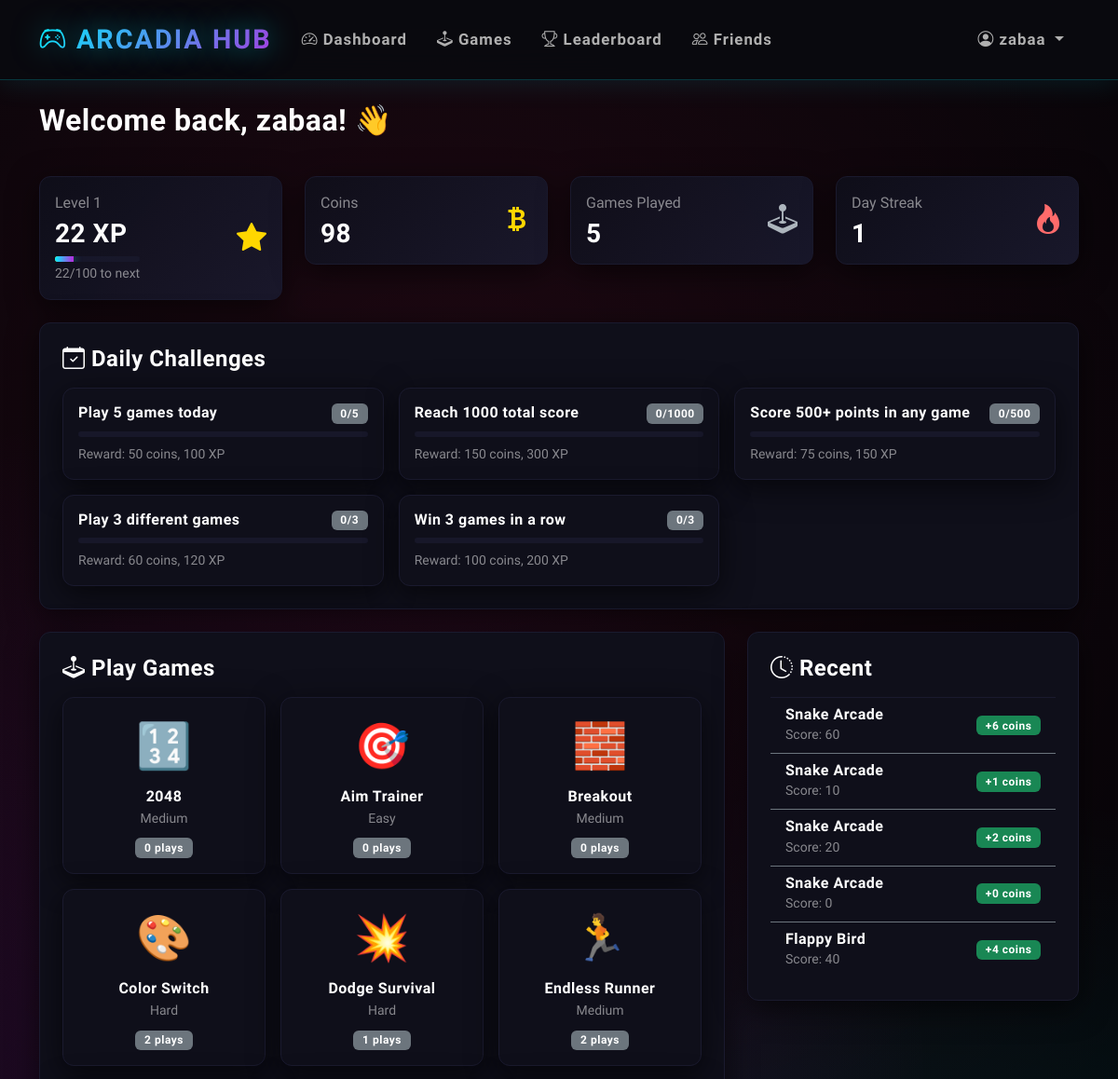
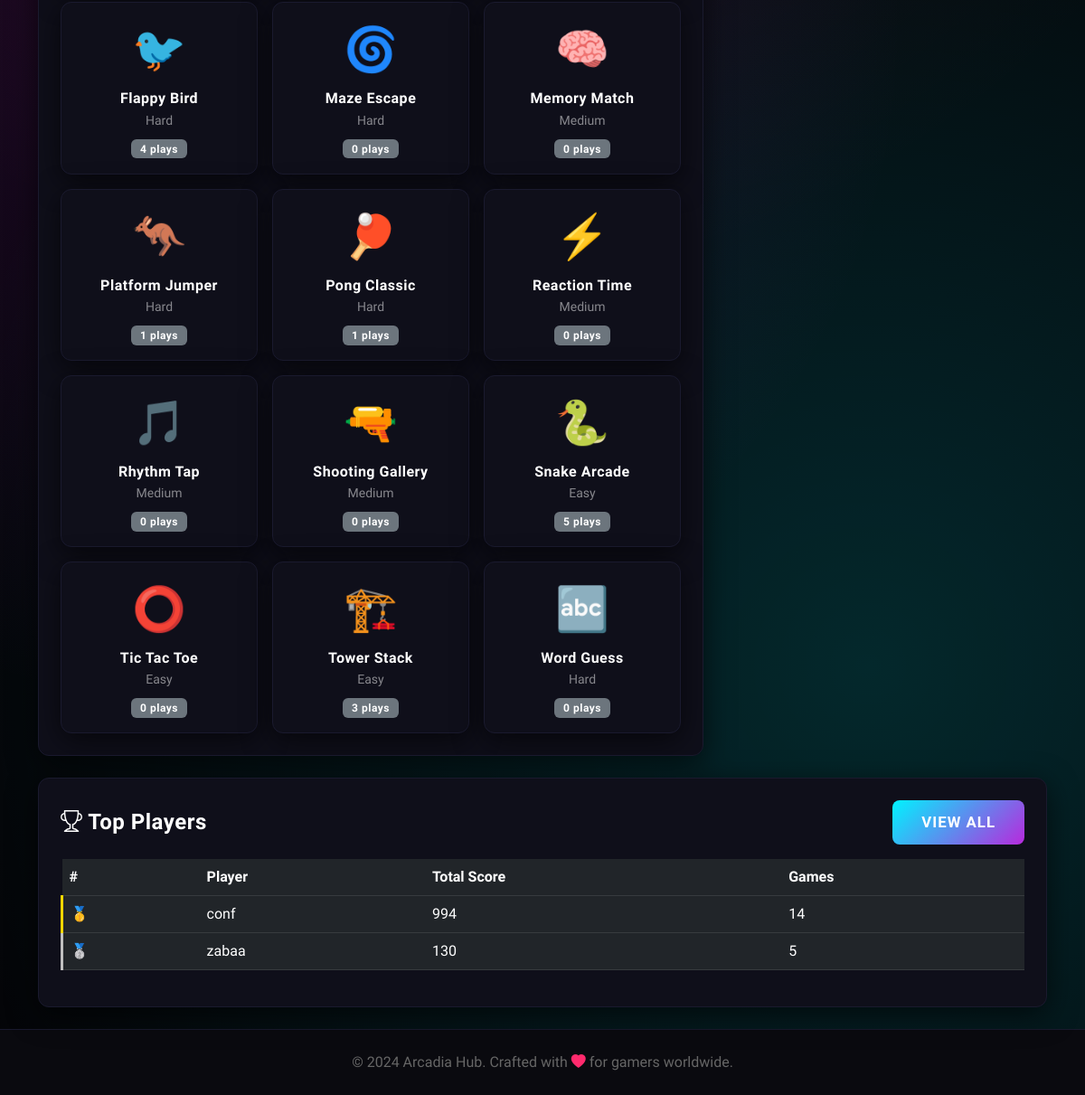
The app's page /dashboard (signed in) with its own data (2 pictures, top to bottom).
### tables this page shows
CREATE TABLE users (user_id INTEGER PRIMARY KEY AUTOINCREMENT, username TEXT UNIQUE NOT NULL, password_hash TEXT NOT NULL, email TEXT UNIQUE NOT NULL, created_at TIMESTAMP DEFAULT CURRENT_TIMESTAMP, last_login DATE, streak INTEGER DEFAULT 0, coins INTEGER DEFAULT 100, total_games_played INTEGER DEFAULT 0, total_score INTEGER DEFAULT 0, avatar_config TEXT, settings_config TEXT DEFAULT '{"theme": "dark", "sound": true, "notifications": true}', xp INTEGER DEFAULT 0, player_level INTEGER DEFAULT 1);

CREATE TABLE daily_challenges (challenge_id INTEGER PRIMARY KEY AUTOINCREMENT, challenge_type TEXT NOT NULL, description TEXT NOT NULL, target_value INTEGER NOT NULL, reward_coins INTEGER NOT NULL, reward_xp INTEGER NOT NULL, date DATE NOT NULL, UNIQUE(date, challenge_type));

CREATE TABLE games (game_id INTEGER PRIMARY KEY AUTOINCREMENT, game_key TEXT UNIQUE NOT NULL, name TEXT NOT NULL, category TEXT, difficulty TEXT, play_count INTEGER DEFAULT 0, icon TEXT, color TEXT);

CREATE TABLE scores (score_id INTEGER PRIMARY KEY AUTOINCREMENT, user_id INTEGER NOT NULL, game_key TEXT NOT NULL, score INTEGER NOT NULL, play_time INTEGER DEFAULT 0, achieved_at TIMESTAMP DEFAULT CURRENT_TIMESTAMP, FOREIGN KEY(user_id) REFERENCES users(user_id) ON DELETE CASCADE, FOREIGN KEY(game_key) REFERENCES games(game_key) ON DELETE CASCADE);

### app.py (the view)
@app.route('/dashboard')
@login_required
def dashboard():
    user = db.fetch_one("SELECT * FROM users WHERE user_id = ?", (session['user_id'],))
    recent_scores = db.fetch_all("SELECT s.*, g.name as game_name FROM scores s JOIN games g ON s.game_key = g.game_key WHERE s.user_id = ? ORDER BY s.achieved_at DESC LIMIT 10", (session['user_id'],))
    leaderboard = db.fetch_all("SELECT u.username, SUM(s.score) as total_score, COUNT(s.score_id) as games_played FROM scores s JOIN users u ON s.user_id = u.user_id GROUP BY s.user_id ORDER BY total_score DESC LIMIT 10")
    games = db.fetch_all("SELECT * FROM games ORDER BY name")
    generate_daily_challenges()
    today = datetime.now().date()
    challenges = db.fetch_all("SELECT dc.*, COALESCE(cp.current_value, 0) as current_value, cp.completed FROM daily_challenges dc LEFT JOIN challenge_progress cp ON dc.challenge_id = cp.challenge_id AND cp.user_id = ? WHERE dc.date = ?", (session['user_id'], today.strftime('%Y-%m-%d')))
    current_level, xp_current, xp_needed = calculate_level(user['xp'])
    xp_progress = ((user['xp'] - xp_current) / xp_needed * 100) if xp_needed > 0 else 0
    achievements = db.fetch_all("SELECT * FROM achievements WHERE user_id = ? ORDER BY achieved_at DESC LIMIT 5", (session['user_id'],))
    return render_template('dashboard.html',
                          user=user,
                          recent_scores=recent_scores,
                          leaderboard=leaderboard,
                          games=games,
                          challenges=challenges,
                          current_level=current_level,
                          xp_progress=xp_progress,
                          xp_current=user['xp'] - xp_current,
                          xp_needed=xp_needed,
                          achievements=achievements)

### templates/dashboard.html (shortened to what this page needs)
{% extends "base.html" %}
{% block content %}
<div class="row mb-4">
    <div class="col-md-12">
        <h2 class="text-white mb-3">
            Welcome back, {{ user.username }}! 👋
        </h2>
    </div>
</div>
<div class="row g-4 mb-4">
    <div class="col-md-3">
        <div class="card stat-card p-3">
            <div class="d-flex justify-content-between align-items-center">
                <div>
                    <p class="text-white-50 mb-1">Level {{ current_level }}</p>
                    <h3 class="text-white mb-0">{{ user.xp }} XP</h3>
                    <div class="progress mt-2" style="height: 6px;">
                        <div class="progress-bar bg-warning" style="width: {{ xp_progress }}%"></div>
                    </div>
                    <small class="text-white-50">{{ xp_current }}/{{ xp_needed }} to next</small>
                </div>
                <i class="bi bi-star-fill" style="font-size: 2rem; color: #ffd700;"></i>
            </div>
        </div>
    </div>
    <div class="col-md-3">
        <div class="card stat-card p-3" style="border-left-color: var(--success-color);">
            <div class="d-flex justify-content-between align-items-center">
                <div>
                    <p class="text-white-50 mb-1">Coins</p>
                    <h3 class="text-white mb-0">{{ user.coins }}</h3>
                </div>
                <i class="bi bi-currency-bitcoin" style="font-size: 2rem; color: #ffd700;"></i>
            </div>
        </div>
    </div>
    <div class="col-md-3">
        <div class="card stat-card p-3" style="border-left-color: var(--accent-secondary);">
            <div class="d-flex justify-content-between align-items-center">
                <div>
                    <p class="text-white-50 mb-1">Games Played</p>
                    <h3 class="text-white mb-0">{{ user.total_games_played }}</h3>
                </div>
                <i class="bi bi-joystick" style="font-size: 2rem; color: var(--success-color);"></i>
            </div>
        </div>
    </div>
    <div class="col-md-3">
        <div class="card stat-card p-3" style="border-left-color: #ff6b6b;">
            <div class="d-flex justify-content-between align-items-center">
                <div>
                    <p class="text-white-50 mb-1">Day Streak</p>
                    <h3 class="text-white mb-0">{{ user.streak }}</h3>
                </div>
                <i class="bi bi-fire" style="font-size: 2rem; color: #ff6b6b;"></i>
            </div>
        </div>
    </div>
</div>
{% if challenges %}
<div class="row g-4 mb-4">
    <div class="col-md-12">
        <div class="card p-4">
            <h4 class="text-white mb-3"><i class="bi bi-calendar-check"></i> Daily Challenges</h4>
            <div class="row g-3">
                {% for challenge in challenges %}
                <div class="col-md-4 col-sm-6">
                    <div class="card bg-dark {% if challenge.completed %}border-success{% else %}border-secondary{% endif %} p-3">
                        <div class="d-flex justify-content-between align-items-start mb-2">
                            <h6 class="text-white mb-0">{{ challenge.description }}</h6>
                            {% if challenge.completed %}
                            <span class="badge bg-success">✓</span>
                            {% else %}
                            <span class="badge bg-secondary">{{ challenge.current_value }}/{{ challenge.target_value }}</span>
                            {% endif %}
                        </div>
                        <div class="progress mb-2" style="height: 6px;">
                            {% set progress = (challenge.current_value / challenge.target_value * 100)|int %}
                        </div>
                        <small class="text-white-50">Reward: {{ challenge.reward_coins }} coins, {{ challenge.reward_xp }} XP</small>
                    </div>
                </div>
                {% endfor %}
            </div>
        </div>
    </div>
</div>
{% endif %}
<div class="row g-4 mb-4">
    <div class="col-md-8">
        <div class="card p-4">
            <h4 class="text-white mb-3"><i class="bi bi-joystick"></i> Play Games</h4>
            <div class="row g-3">
                {% for game in games %}
                <div class="col-md-4 col-sm-6">
                    <a href="{{ url_for('play_game', game_key=game.game_key) }}"
                       class="text-decoration-none">
                        <div class="card game-card h-100 p-3 text-center">
                            <div style="font-size: 3rem;" class="mb-2">{{ game.icon }}</div>
                            <h6 class="text-white mb-1">{{ game.name }}</h6>
                            <small class="text-white-50">{{ game.difficulty }}</small>
                            <div class="mt-2">
                                <span class="badge bg-secondary">{{ game.play_count }} plays</span>
                            </div>
                        </div>
                    </a>
                </div>
                {% endfor %}
            </div>
        </div>
    </div>
    <div class="col-md-4">
        <div class="card p-4">
            <h4 class="text-white mb-3"><i class="bi bi-clock-history"></i> Recent</h4>
            {% if recent_scores %}
            <div class="list-group list-group-flush">
                {% for score in recent_scores[:5] %}
                <div class="list-group-item bg-transparent text-white border-secondary">
                    <div class="d-flex justify-content-between align-items-center">
                        <div>
                            <h6 class="mb-0">{{ score.game_name }}</h6>
                            <small class="text-white-50">Score: {{ score.score }}</small>
                        </div>
                        <span class="badge bg-success">+{{ (score.score / 10)|int|default(1) }} coins</span>
                    </div>
                </div>
                {% endfor %}
            </div>
            {% else %}
            <p class="text-white-50 text-center">No recent games</p>
            {% endif %}
        </div>
    </div>
</div>
<div class="row">
    <div class="col-md-12">
        <div class="card p-4">
            <div class="d-flex justify-content-between align-items-center mb-3">
                <h4 class="text-white mb-0"><i class="bi bi-trophy"></i> Top Players</h4>
                <a href="{{ url_for('leaderboard') }}" class="btn btn-accent btn-sm">View All</a>
            </div>
            <div class="table-responsive">
                <table class="table table-dark table-hover">
                    <thead>
                        <tr>
                            <th class="text-white">#</th>
                            <th class="text-white">Player</th>
                            <th class="text-white">Total Score</th>
                            <th class="text-white">Games</th>
                        </tr>
                    </thead>
                    <tbody>
                        {% for player in leaderboard[:5] %}
                        <tr class="{% if loop.index <= 3 %}leaderboard-item{% endif %}">
                            <td class="text-white">
                                {% if loop.index == 1 %}🥇{% elif loop.index == 2 %}🥈{% elif loop.index == 3 %}🥉{% else %}#{{ loop.index }}{% endif %}
                            </td>
                            <td class="text-white">{{ player.username }}</td>
                            <td class="text-white">{{ player.total_score }}</td>
                            <td class="text-white">{{ player.games_played }}</td>
                        </tr>
                        {% endfor %}
                    </tbody>
                </table>
            </div>
        </div>
    </div>
</div>
{% endblock %}

### templates/base.html (shortened to what this page needs)
<!DOCTYPE html>
<html lang="en" data-bs-theme="dark">
<head>
    <link href="https://cdn.jsdelivr.net/npm/bootstrap@5.3.0/dist/css/bootstrap.min.css" rel="stylesheet">
    <link rel="stylesheet" href="https://cdn.jsdelivr.net/npm/bootstrap-icons@1.10.0/font/bootstrap-icons.css">
</head>
<body>
    <nav class="navbar navbar-expand-lg navbar-dark sticky-top">
        <div class="container">
            <a class="navbar-brand" href="{{ url_for('dashboard') }}">
                <i class="bi bi-controller"></i> ARCADIA HUB
            </a>
            {% if session.user_id %}
            <div class="collapse navbar-collapse" id="navbarNav">
                <ul class="navbar-nav me-auto">
                    <li class="nav-item">
                        <a class="nav-link" href="{{ url_for('dashboard') }}">
                            <i class="bi bi-speedometer2"></i> Dashboard
                        </a>
                    </li>
                    <li class="nav-item">
                        <a class="nav-link" href="{{ url_for('games') }}">
                            <i class="bi bi-joystick"></i> Games
                        </a>
                    </li>
                    <li class="nav-item">
                        <a class="nav-link" href="{{ url_for('leaderboard') }}">
                            <i class="bi bi-trophy"></i> Leaderboard
                        </a>
                    </li>
                    <li class="nav-item">
                        <a class="nav-link" href="{{ url_for('friends') }}">
                            <i class="bi bi-people"></i> Friends
                        </a>
                    </li>
                </ul>
                <ul class="navbar-nav">
                    <li class="nav-item dropdown">
                        <a class="nav-link dropdown-toggle" href="#" role="button" data-bs-toggle="dropdown">
                            <i class="bi bi-person-circle"></i> {{ session.username }}
                        </a>
                    </li>
                </ul>
            </div>
            {% endif %}
        </div>
    </nav>
    <main class="py-4">
        <div class="container">
            {% block content %}{% endblock %}
        </div>
    </main>
    <footer class="py-4 mt-auto">
        <div class="container text-center">
            <p class="mb-0" style="color: #666;">
                &copy; 2024 Arcadia Hub. Crafted with <i class="bi bi-heart-fill" style="color: var(--neon-pink);"></i> for gamers worldwide.
            </p>
        </div>
    </footer>
</body>
</html>

### records on screen
users: username "zabaa", xp "22", coins "98", total_games_played "5", streak "1", total_score "130", games_played "5"
daily_challenges: description "Play 5 games today", current_value "0", target_value "5", reward_coins "50", reward_xp "100"
daily_challenges: description "Reach 1000 total score", current_value "0", target_value "1000", reward_coins "150", reward_xp "300"
daily_challenges: description "Score 500+ points in any game", current_value "0", target_value "500", reward_coins "75", reward_xp "150"
daily_challenges: description "Play 3 different games", current_value "0", target_value "3", reward_coins "60", reward_xp "120"
daily_challenges: description "Win 3 games in a row", current_value "0", target_value "3", reward_coins "100", reward_xp "200"
games: icon "🔢", name "2048", difficulty "Medium", play_count "0"
games: icon "🎯", name "Aim Trainer", difficulty "Easy", play_count "0"
games: icon "🧱", name "Breakout", difficulty "Medium", play_count "0"
games: icon "🎨", name "Color Switch", difficulty "Hard", play_count "2"
games: icon "💥", name "Dodge Survival", difficulty "Hard", play_count "1"
games: icon "🏃", name "Endless Runner", difficulty "Medium", play_count "2"
games: icon "🐦", name "Flappy Bird", difficulty "Hard", play_count "4"
games: icon "🌀", name "Maze Escape", difficulty "Hard", play_count "0"
games: icon "🧠", name "Memory Match", difficulty "Medium", play_count "0"
games: icon "🦘", name "Platform Jumper", difficulty "Hard", play_count "1"
games: icon "🏓", name "Pong Classic", difficulty "Hard", play_count "1"
games: icon "⚡", name "Reaction Time", difficulty "Medium", play_count "0"
games: icon "🎵", name "Rhythm Tap", difficulty "Medium", play_count "0"
games: icon "🔫", name "Shooting Gallery", difficulty "Medium", play_count "0"
games: icon "🐍", name "Snake Arcade", difficulty "Easy", play_count "5"
games: icon "⭕", name "Tic Tac Toe", difficulty "Easy", play_count "0"
games: icon "🏗️", name "Tower Stack", difficulty "Easy", play_count "3"
games: icon "🔤", name "Word Guess", difficulty "Hard", play_count "0"
scores: game_name "Snake Arcade", score "60", (score.score/10)|int|default(1) "6"
scores: game_name "Snake Arcade", score "10", (score.score/10)|int|default(1) "1"
scores: game_name "Snake Arcade", score "20", (score.score/10)|int|default(1) "2"
scores: game_name "Snake Arcade", score "0", (score.score/10)|int|default(1) "0"
scores: game_name "Flappy Bird", score "40", (score.score/10)|int|default(1) "4"
users: username "conf", total_score "994", games_played "14"

### other values on screen
{{ current_level }} "1"
{{ xp_current }} "22"
{{ xp_needed }} "100"
